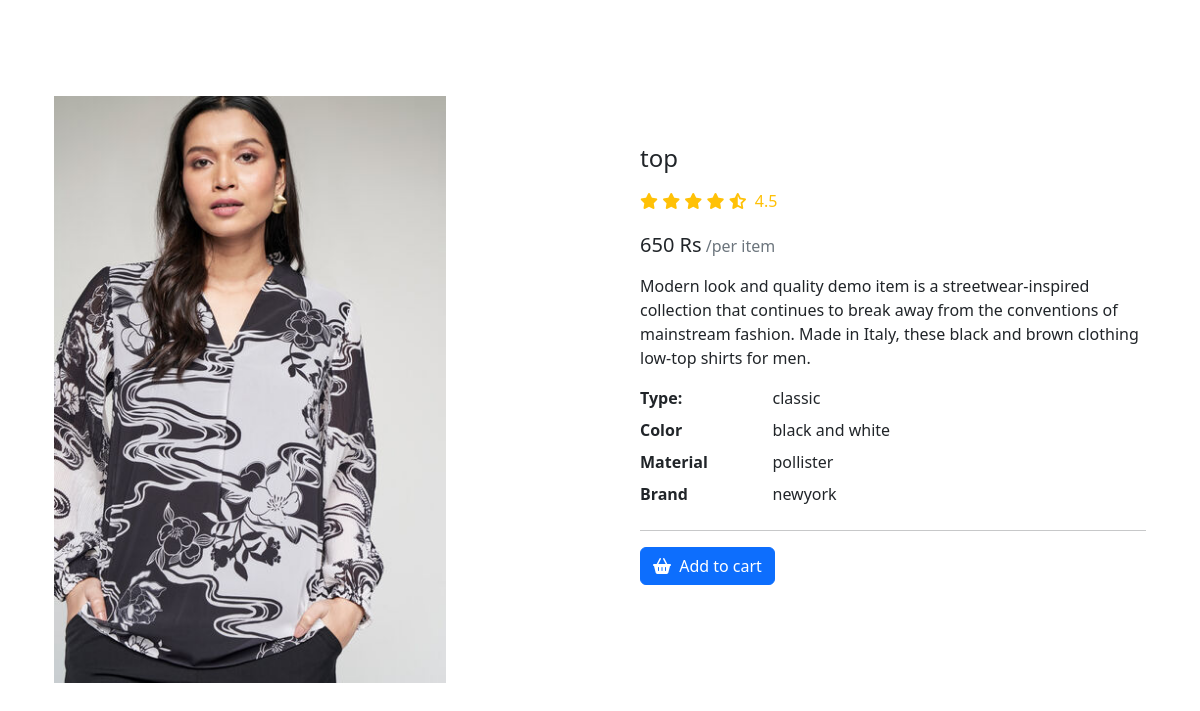
Page /details/4/ on the earlier database version.
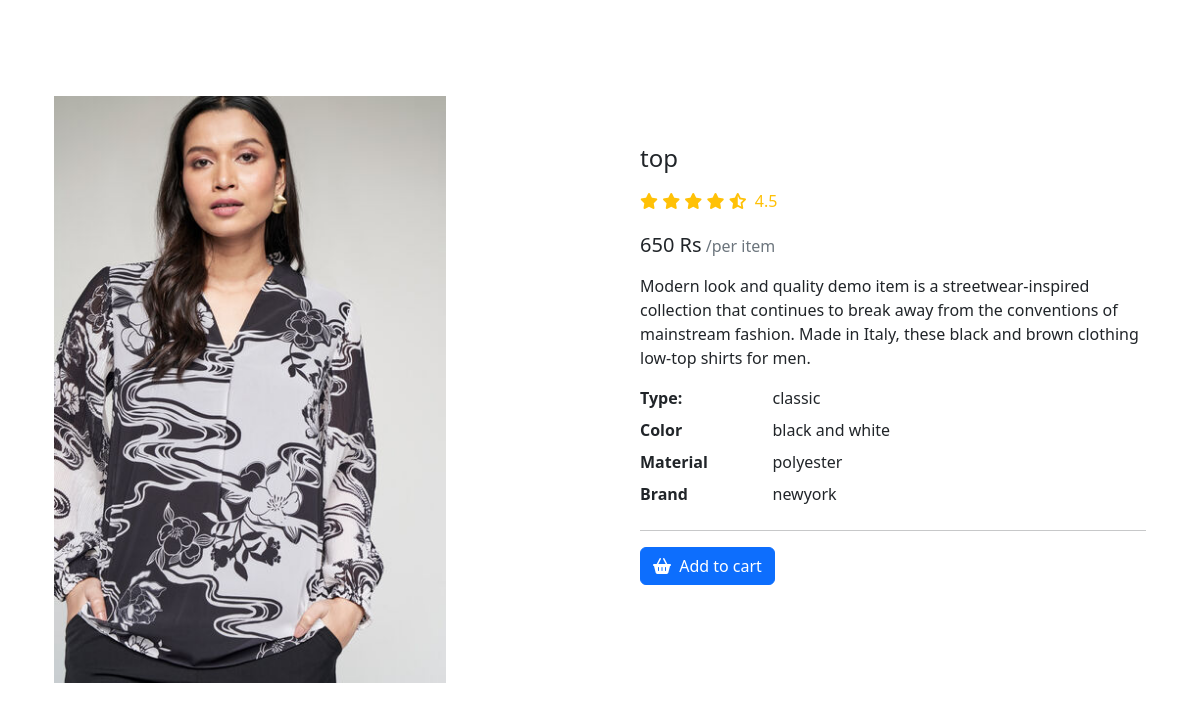
Same page on the later database version.
### app1/models.py (models this page shows)
class Dress(models.Model):
    name=models.CharField(max_length=250)
    price=models.IntegerField()
    brand=models.CharField(max_length=250)
    img=models.ImageField(upload_to='gallery')
    material=models.CharField(max_length=250)
    type=models.CharField(max_length=250)
    colour=models.CharField(max_length=250)
    def __str__(self):
        return self.name

### app1/views.py (the view)
# urls.py: path('details/<int:id>/',views.details, name="details"),
def details(request,id):
    product=Dress.objects.get(pk=id)
    print(product)
    data={
        'data':product
    }
    return render(request,'details.html',data)

### templates/details.html (shortened to what this page needs)
{% load static %}
<!doctype html>
<html lang="en">
  <head>
    <link href="https://cdn.jsdelivr.net/npm/bootstrap@5.2.3/dist/css/bootstrap.min.css" rel="stylesheet">
    <link rel="stylesheet" href="https://cdnjs.cloudflare.com/ajax/libs/font-awesome/6.4.2/css/all.min.css">
    <link rel="stylesheet" href="{% static 'css/style.css' %}">
  </head>
  <body>
    <div class="container my-5">
        <section class="py-5">
            <div class="container">
              <div class="row gx-5">
                <aside class="col-lg-6">
                  <div class=" justify-content-center">
                      <img  class="w-75 " src="{{data.img.url}}" />
                  </div>
                </aside>
                <main class="col-lg-6 mt-5">
                  <div class="ps-lg-3">
                    <h4 class="title text-dark">
                     {{data.name}}
                    </h4>
                    <div class="d-flex flex-row my-3">
                      <div class="text-warning mb-1 me-2">
                        <i class="fa fa-star"></i>
                        <i class="fa fa-star"></i>
                        <i class="fa fa-star"></i>
                        <i class="fa fa-star"></i>
                        <i class="fas fa-star-half-alt"></i>
                        <span class="ms-1">
                          4.5
                        </span>
                      </div>
                    </div>
                    <div class="mb-3">
                      <span class="h5">{{data.price}} Rs</span>
                      <span class="text-muted">/per item</span>
                    </div>
                    <p>
                      Modern look and quality demo item is a streetwear-inspired collection that continues to break away from the conventions of mainstream fashion. Made in Italy, these black and brown clothing low-top shirts for
                      men.
                    </p>
                    <div class="row">
                      <dt class="col-3">Type:</dt>
                      <dd class="col-9">{{data.type}}</dd>
                      <dt class="col-3">Color</dt>
                      <dd class="col-9">{{data.colour}}</dd>
                      <dt class="col-3">Material</dt>
                      <dd class="col-9">{{data.material}}</dd>
                      <dt class="col-3">Brand</dt>
                      <dd class="col-9">{{data.brand}}</dd>
                    </div>
                    <hr />
                    <a href="{% url 'add_to_cart' data.id %}" class="btn btn-primary shadow-0"> <i class="me-1 fa fa-shopping-basket"></i> Add to cart </a>
                  </div>
                </main>
              </div>
            </div>
          </section>
    </div>
</body>
</html>

Differences in the rows shown:
changed Dress "top": material "pollister" → "polyester"
